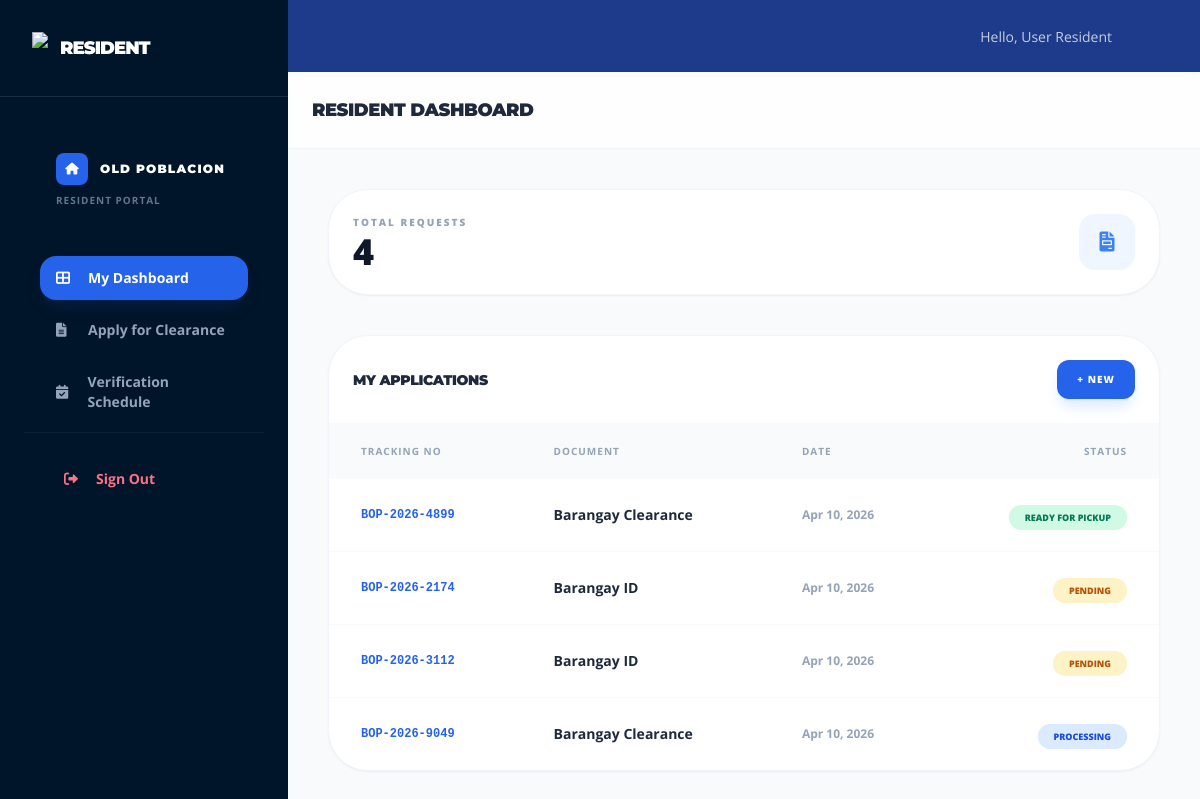
Screenshot of /resident/dashboard.php (signed in) with the database file from the repository.
### tables this page shows
CREATE TABLE `clearance_requests` (
  `id` int(11) NOT NULL,
  `resident_id` int(11) NOT NULL,
  `tracking_no` varchar(20) NOT NULL,
  `resident_name` varchar(100) NOT NULL,
  `document_type` varchar(100) DEFAULT NULL,
  `contact_no` varchar(20) NOT NULL,
  `email` varchar(100) DEFAULT NULL,
  `purpose` varchar(100) DEFAULT NULL,
  `status` enum('Pending','Processing','Ready for Pickup','Released') DEFAULT 'Pending',
  `applied_at` timestamp NOT NULL DEFAULT current_timestamp(),
  `updated_at` timestamp NOT NULL DEFAULT current_timestamp() ON UPDATE current_timestamp(),
  `verification_date` date DEFAULT NULL
);

### resident/dashboard.php (the view, shortened to what this page needs)
<?php
require_once('../includes/config.php');
include('../includes/header.php');
$rid = $_SESSION['resident_id'];
?>
<!DOCTYPE html>
<html lang="en">
<head>
    <script src="https://cdn.tailwindcss.com"></script>
    <link href="https://cdnjs.cloudflare.com/ajax/libs/font-awesome/6.0.0/css/all.min.css" rel="stylesheet">
</head>
<body class="bg-[#F8FAFC] antialiased text-slate-900" x-data="{ mobileMenu: false }">
    <aside class="hidden lg:flex flex-col w-72 bg-[#001529] h-screen fixed left-0 top-0 text-white z-50">
        <div class="p-8 border-b border-white/10 flex items-center gap-3">
             <img src="../assets/img/logo.png" class="h-8 w-auto">
             <h1 class="heading text-lg font-black tracking-tighter uppercase">RESIDENT</h1>
        </div>
        <nav class="flex-1 p-6 space-y-2">
            <?php include('../includes/resident_sidebar.php'); ?>
        </nav>
    </aside>
    <main class="lg:ml-72 min-h-screen flex flex-col pb-24 lg:pb-0">
        <header class="bg-white/80 backdrop-blur-md sticky top-0 z-40 border-b border-slate-100 p-4 md:p-6 flex justify-between items-center">
            <div>
                <h2 class="heading text-lg font-black text-slate-800 lg:block hidden tracking-tight uppercase">Resident Dashboard</h2>
            </div>
        </header>
        <div class="p-5 md:p-10 max-w-7xl mx-auto w-full">
            <section class="mb-10">
                <div class="bg-white p-6 rounded-[2.5rem] border border-slate-100 shadow-sm flex items-center justify-between">
                    <div>
                        <p class="text-[10px] font-black uppercase text-slate-400 tracking-[0.2em] mb-1">Total Requests</p>
                        <h3 class="text-4xl font-black text-slate-900 leading-none">
                            <?php echo $conn->query("SELECT id FROM clearance_requests WHERE resident_id = $rid")->num_rows; ?>
                        </h3>
                    </div>
                    <div class="w-14 h-14 bg-blue-50 text-blue-500 rounded-2xl flex items-center justify-center text-xl">
                        <i class="fas fa-file-invoice"></i>
                    </div>
                </div>
            </section>
            <section class="bg-white rounded-[2.5rem] border border-slate-100 shadow-sm overflow-hidden">
                <div class="p-6 border-b border-slate-50 flex justify-between items-center">
                    <h2 class="heading text-sm font-black text-slate-800 uppercase tracking-tight">My Applications</h2>
                    <a href="apply.php" class="bg-blue-600 text-white px-5 py-3 rounded-xl text-[10px] font-black uppercase tracking-widest shadow-lg shadow-blue-100 active:scale-95 transition-all">
                        + New
                    </a>
                </div>
                <div class="hidden md:block">
                    <table class="w-full text-left">
                        <thead class="bg-slate-50 text-[10px] font-black uppercase text-slate-400 tracking-widest">
                            <tr>
                                <th class="px-8 py-5">Tracking No</th>
                                <th class="px-8 py-5">Document</th>
                                <th class="px-8 py-5">Date</th>
                                <th class="px-8 py-5 text-right">Status</th>
                            </tr>
                        </thead>
                        <tbody class="divide-y divide-slate-50">
                            <?php
                            $requests = $conn->query("SELECT * FROM clearance_requests WHERE resident_id = $rid ORDER BY applied_at DESC");
                            if($requests->num_rows > 0):
                                while($row = $requests->fetch_assoc()):
                                    $status = $row['status'];
                                    $color = ($status == 'Pending') ? 'bg-amber-100 text-amber-700' :
                                             (($status == 'Processing') ? 'bg-blue-100 text-blue-700' :
                                             (($status == 'Ready for Pickup') ? 'bg-emerald-100 text-emerald-700' : 'bg-slate-800 text-white'));
                            ?>
                            <tr class="hover:bg-slate-50 transition-colors">
                                <td class="px-8 py-6 font-mono text-xs font-bold text-blue-600"><?php echo $row['tracking_no']; ?></td>
                                <td class="px-8 py-6 font-bold text-slate-800 text-sm"><?php echo $row['document_type']; ?></td>
                                <td class="px-8 py-6 text-slate-400 text-xs font-bold"><?php echo date('M d, Y', strtotime($row['applied_at'])); ?></td>
                                <td class="px-8 py-6 text-right">
                                    <span class="px-4 py-1.5 rounded-xl text-[9px] font-black uppercase <?php echo $color; ?>"><?php echo $status; ?></span>
                                </td>
                            </tr>
                            <?php endwhile; endif; ?>
                        </tbody>
                    </table>
                </div>
            </section>
        </div>
    </main>
</body>
</html>

### resident/dashboard.php (style rules this page uses)
body { font-family: 'Open Sans', sans-serif; -webkit-tap-highlight-color: transparent; }
.heading { font-family: 'Montserrat', sans-serif; }

### rows the page displays
clearance_requests: tracking_no "BOP-2026-4899", document_type "Barangay Clearance", applied_at "Apr 10, 2026", status "READY FOR PICKUP"
clearance_requests: tracking_no "BOP-2026-2174", document_type "Barangay ID", applied_at "Apr 10, 2026", status "PENDING"
clearance_requests: tracking_no "BOP-2026-3112", document_type "Barangay ID", applied_at "Apr 10, 2026", status "PENDING"
clearance_requests: tracking_no "BOP-2026-9049", document_type "Barangay Clearance", applied_at "Apr 10, 2026", status "PROCESSING"

### other values shown
$_SESSION['username'] "User Resident"
